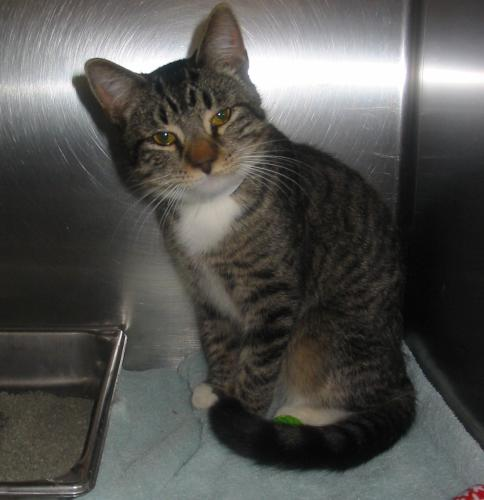
#> input picture Python/MachineLearning/SupervisedLearning/data/1131.jpg, 484 x 500 px, given in place of nolabel.png, which was not available
$ jupyter execute correlation_cof.ipynb
#> lines starting #> are read from the running program, lines starting #| are printed output that depends on the picture; pictures that were not available may be replaced by others from this repository, and a replacement may not be noted
[cell 1]
import cv2
import numpy as np
import matplotlib.pyplot as plt

def comparar_fotos(imagem1, imagem2):
    # Carregar as imagens
#> called with imagem1 = 'data/nolabel.png', imagem2 = 'data/wrong.jpg'
    img1 = cv2.imread(imagem1, cv2.IMREAD_GRAYSCALE)
#> img1: shape (500, 484); min 3, max 255, mean 81.9
    img2 = cv2.imread(imagem2, cv2.IMREAD_GRAYSCALE)
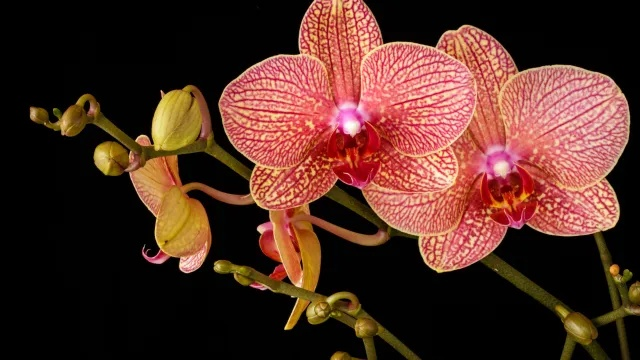
#> input picture Python/MachineLearning/SupervisedLearning/data/flores.jpg, 640 x 360 px, given in place of wrong.jpg, which was not available
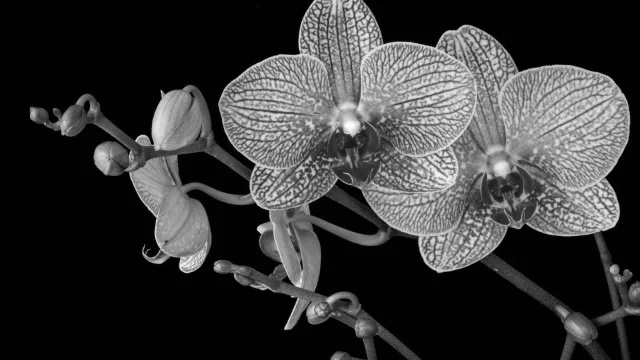
#> img2: shape (360, 640); min 0, max 255, mean 56.6

    # Redimensionar as imagens para o mesmo tamanho, se necessário
    if img1.shape != img2.shape:
        img2 = cv2.resize(img2, (img1.shape[1], img1.shape[0]))
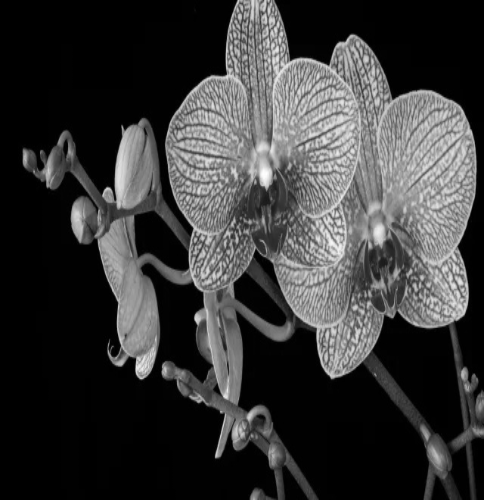
#> img2: shape (500, 484); min 0, max 254, mean 56.6

    # Inicializar o detector SIFT
    sift = cv2.SIFT_create()

    # Detectar e descrever características nas imagens
    keypoints1, descriptors1 = sift.detectAndCompute(img1, None)
#> keypoints1 = 371 keypoints; strongest (x, y, size): (145, 55, 30.7), (178, 52, 13.7), (118, 343, 2.2), (48, 85, 47)
    keypoints2, descriptors2 = sift.detectAndCompute(img2, None)
#> keypoints2 = 2660 keypoints; strongest (x, y, size): (143, 368, 11.3), (197, 318, 5.5), (218, 454, 4.9), (266, 177, 10)

    # Inicializar o algoritmo de correspondência de pontos (Brute-Force)
    matcher = cv2.BFMatcher()

    # Encontrar correspondências entre os descritores das imagens
    matches = matcher.match(descriptors1, descriptors2)
#> matches = 371 matches

    # Ordenar as correspondências pela distância
    matches = sorted(matches, key=lambda x: x.distance)

    # Calcular a similaridade entre as imagens (quantidade de correspondências)
    similaridade = len(matches)
#> similaridade = 371

    return similaridade

# Exemplo de uso
imagem1 = 'data/nolabel.png'
imagem2 = 'data/wrong.jpg'

coeficiente = comparar_fotos(imagem1, imagem2)
#> coeficiente = 371
print(f"corr:       {coeficiente}")
#| corr:       371


img1 = cv2.imread(imagem1, cv2.IMREAD_COLOR)
#> img1 is the input picture: shape (500, 484, 3); mean B, G, R 79.1, 82.1, 82.5
img1_rgb = cv2.cvtColor(img1, cv2.COLOR_BGR2RGB)
plt.imshow(img1_rgb)
plt.show()

img2 = cv2.imread(imagem2, cv2.IMREAD_COLOR)
#> img2 is the input picture: shape (360, 640, 3); mean B, G, R 36.7, 47.2, 82.7
img2_rgb = cv2.cvtColor(img2, cv2.COLOR_BGR2RGB)
plt.imshow(img2_rgb)
plt.show()

[cell 2]
import cv2
import numpy as np

def comparar_fotos(imagem1, imagem2):
    # Carregar as imagens
#> called with imagem1 = 'data/nolabel.png', imagem2 = 'data/label.jpg'
    img1 = cv2.imread(imagem1, cv2.IMREAD_GRAYSCALE)
    img2 = cv2.imread(imagem2, cv2.IMREAD_GRAYSCALE)
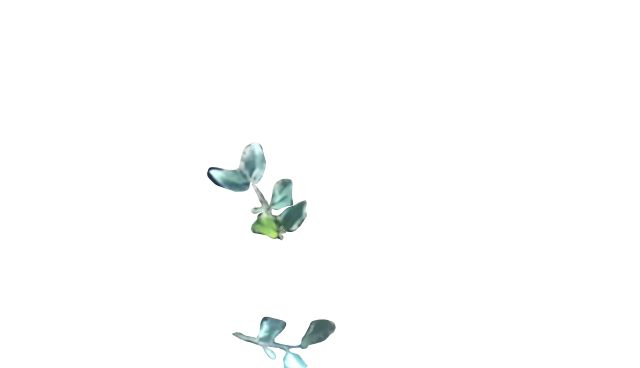
#> input picture Python/MachineLearning/SupervisedLearning/data/label.jpg, 640 x 368 px
#> img2: shape (368, 640); min 35, max 255, mean 252.6

    # Redimensionar as imagens para o mesmo tamanho, se necessário
    if img1.shape != img2.shape:
        img2 = cv2.resize(img2, (img1.shape[1], img1.shape[0]))
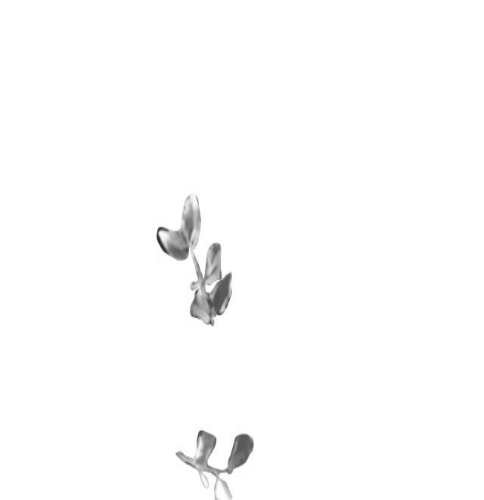
#> img2: shape (500, 484); min 46, max 255, mean 252.6


    # Inicializar o detector SIFT
    sift = cv2.SIFT_create()

    # Detectar e descrever características nas imagens
    keypoints1, descriptors1 = sift.detectAndCompute(img1, None)
    keypoints2, descriptors2 = sift.detectAndCompute(img2, None)
#> keypoints2 = 126 keypoints; strongest (x, y, size): (243, 447, 15.4), (160, 229, 3.1), (201, 433, 3.9), (215, 300, 23.4)

    # Inicializar o algoritmo de correspondência de pontos (Brute-Force)
    matcher = cv2.BFMatcher()

    # Encontrar correspondências entre os descritores das imagens
    matches = matcher.match(descriptors1, descriptors2)
#> matches = 371 matches

    # Ordenar as correspondências pela distância
    matches = sorted(matches, key=lambda x: x.distance)

    # Calcular a similaridade entre as imagens (quantidade de correspondências)
    similaridade = len(matches)
#> similaridade = 371

    return similaridade

# Exemplo de uso
imagem1 = 'data/nolabel.png'
imagem2 = 'data/label.jpg'

coeficiente = comparar_fotos(imagem1, imagem2)
print(f"corr:       {coeficiente}")
#| corr:       371

img1 = cv2.imread(imagem1, cv2.IMREAD_COLOR)
img1_rgb = cv2.cvtColor(img1, cv2.COLOR_BGR2RGB)
plt.imshow(img1_rgb)
plt.show()

img2 = cv2.imread(imagem2, cv2.IMREAD_COLOR)
#> img2 is the input picture: shape (368, 640, 3); mean B, G, R 252.7, 252.8, 252.1
img2_rgb = cv2.cvtColor(img2, cv2.COLOR_BGR2RGB)
#> img2_rgb: shape (368, 640, 3)
plt.imshow(img2_rgb)
plt.show()

[cell 3]
import cv2

# Carregar a imagem colorida
imagem_colorida = cv2.imread('data/nolabel.png')

# Converter para escala de cinza
imagem_cinza = cv2.cvtColor(imagem_colorida, cv2.COLOR_BGR2GRAY)

# Exibir a imagem em escala de cinza
plt.imshow(imagem_cinza)
plt.show()

[cell 4]
image = cv2.imread('data/nolabel.png')
image = cv2.cvtColor(image, cv2.COLOR_BGR2GRAY)
image = image.flatten().tolist()
#> image = 242000 items

target = cv2.imread('data/label.jpg')
target = cv2.cvtColor(target, cv2.COLOR_BGR2GRAY)
cv2.imwrite('imagem_processada2.jpg', target)
target = target.flatten().tolist()
#> target = 235520 items

matches = 0
total = len(target)
#> total = 235520
for idx, pixel in enumerate(target):
    if image[idx] == pixel:
        matches += 1
#> after the loop, matches = 425

print(matches)
#| 425

[cell 5]
image = cv2.imread('data/nolabel.png')
image = cv2.cvtColor(image, cv2.COLOR_BGR2GRAY)
image = image.flatten().tolist()

target = cv2.imread('data/wrong.jpg')
target = cv2.cvtColor(target, cv2.COLOR_BGR2GRAY)
#> target: shape (360, 640)
cv2.imwrite('imagem_processada.jpg', target)
target = target.flatten().tolist()
#> target = 230400 items

matches = 0
total = len(target)
#> total = 230400
for idx, pixel in enumerate(target):
    if image[idx] == pixel:
        matches += 1
#> after the loop, matches = 373

print(matches)
#| 373
